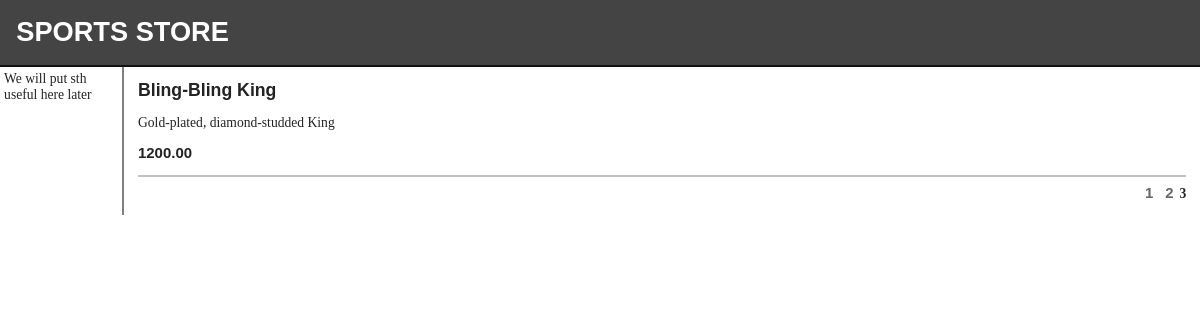
Screenshot of /list.php?page=3 with the database file from the repository.
### tables this page shows
CREATE TABLE Products
(
   ProductID INT NOT NULL PRIMARY KEY AUTO_INCREMENT,
   Name VARCHAR(100) NOT NULL,
   Description VARCHAR(500) NOT NULL,
   Category VARCHAR(50) NOT NULL,
   Price DECIMAL(16,2) NOT NULL
);

### classes/ProductRepository.php (the view, shortened to what this page needs)
<?php
   class ProductRepository {
      public $sql_query_result;
      public function extract_data_from_db($beg, $num) {
         $dbc = mysqli_connect(DB_HOST, DB_USER, DB_PW, DB_NAME);
         $query = 'SELECT * FROM Products LIMIT ' . $beg . ', ' . $num;
         $this->sql_query_result = mysqli_query($dbc, $query);
      }
      public function show_extracted_data_on_this_page() {
         while ($row = mysqli_fetch_array($this->sql_query_result)) {
            $name = $row['Name'];
            $description = $row['Description'];
            $price = $row['Price'];
?>
         <div class="item">
            <h3><?php echo $name; ?></h3>
            <p><?php echo $description; ?></p>
            <h4><?php echo $price; ?></h4>
         </div>
<?php
         }
      }
   }
?>

### content/site.css (style rules this page uses)
BODY { font-family: Cambria, Georgia, "Times New Roman"; margin: 0; }
DIV#header DIV.title, DIV.item H3, DIV.item H4, DIV.pager A { font: bold 1em "Arial Narrow", "Franklin Gothic Medium", Arial; }
DIV.item { border-top: 1px dotted gray; padding-top: .7em; margin-bottom: .7em; }
DIV.item:first-child { border-top:none; padding-top: 0; }
DIV.item H3 { font-size: 1.3em; margin: 0 0 .25em 0; }
DIV.item H4 { font-size: 1.1em; margin:.4em 0 0 0; }

### rows the page displays
products: Name "Bling-Bling King", Description "Gold-plated, diamond-studded King", Price "1200.00"
